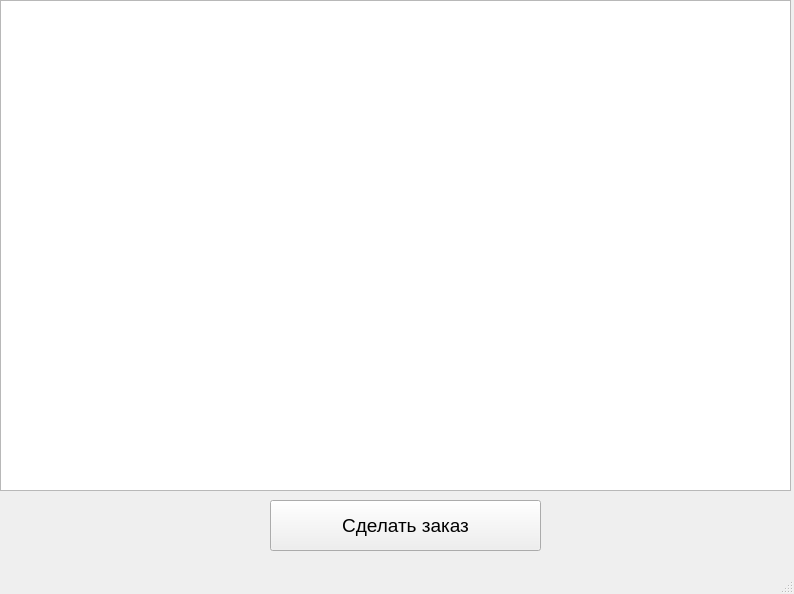
<?xml version="1.0" encoding="UTF-8"?>
<ui version="4.0">
 <class>MarketWindow</class>
 <widget class="QMainWindow" name="MarketWindow">
  <property name="geometry">
   <rect>
    <x>0</x>
    <y>0</y>
    <width>794</width>
    <height>594</height>
   </rect>
  </property>
  <property name="windowTitle">
   <string>Market</string>
  </property>
  <widget class="QWidget" name="centralwidget">
   <widget class="QPushButton" name="orderButton">
    <property name="geometry">
     <rect>
      <x>270</x>
      <y>500</y>
      <width>271</width>
      <height>51</height>
     </rect>
    </property>
    <property name="font">
     <font>
      <pointsize>14</pointsize>
     </font>
    </property>
    <property name="text">
     <string>Сделать заказ</string>
    </property>
   </widget>
   <widget class="QTableView" name="tableView">
    <property name="geometry">
     <rect>
      <x>0</x>
      <y>0</y>
      <width>791</width>
      <height>491</height>
     </rect>
    </property>
   </widget>
  </widget>
  <widget class="QMenuBar" name="menubar">
   <property name="geometry">
    <rect>
     <x>0</x>
     <y>0</y>
     <width>794</width>
     <height>21</height>
    </rect>
   </property>
  </widget>
  <widget class="QStatusBar" name="statusbar"/>
 </widget>
 <resources/>
 <connections/>
</ui>
